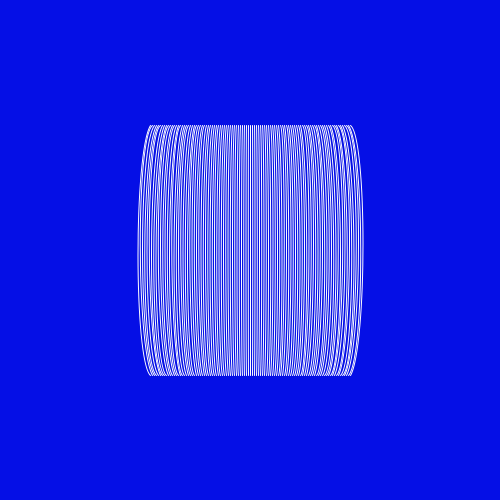
Frame 1 (no input)
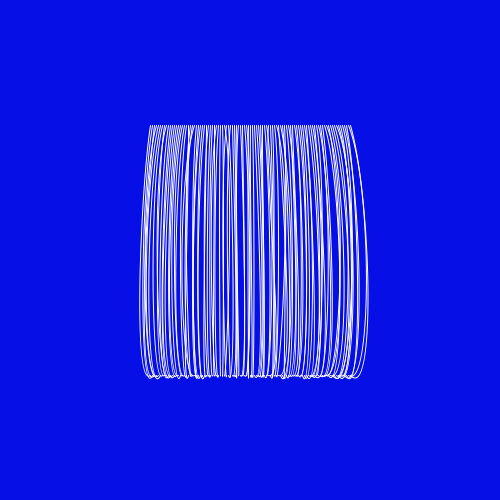
Frame 60 (the mouse pressed at the canvas centre just before this capture)
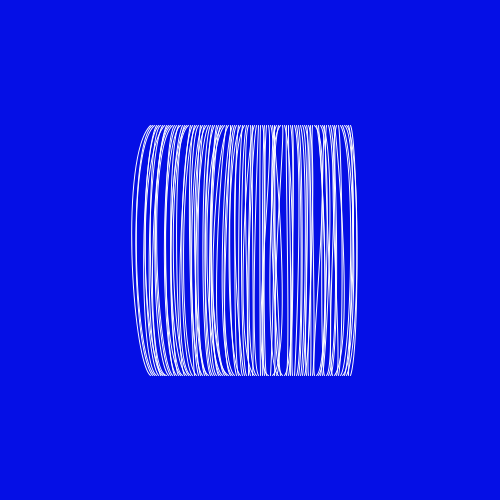
Frame 120 (the mouse held since frame 60 and released just before this capture)

The Processing sketch that drew these frames (run headless with seeded random() and noise(); from frame 60 on, the mouse is pressed at the canvas centre):

// Processing sketch: sketch_02032017
// ── sketch_02032017.pde
ArrayList<Line>line;

void setup(){
  size(500,500);
  smooth();
  line = new ArrayList<Line>();
  for(int i = -100; i<=100; i+=2){
    line.add(new Line(i));
  }
}


void draw(){
  background(5,15,230);
  translate(width/2,height/4);
  for(Line l : line){
    l.move();
    l.display();
  }
}
// ── Line.pde
class Line{
  float x, y, x2, y2;
  float angle, angle2;
  float speed, speed2;
  float posX;
  float scalar = random(50,200);
  float scalar2 = random(50,200);
  float alpha = random(80,255);
  Line(float newX){
    posX = newX;
  }
  
  void move(){
    speed = random(0.01, 0.1);
    speed2 = random(0.01, 0.1);
    x = sin(angle) *scalar;
    y = cos(angle) *scalar2;
    x2 = sin(angle2) *scalar;
    y2 = cos(angle2) *scalar2;
    angle = angle + speed;
    angle2 = angle2 + speed2;
  }
  
  void display(){
    noFill();
    stroke(255);
    curve(x2,y2,posX,0,posX,250,x,y);
  }
}
